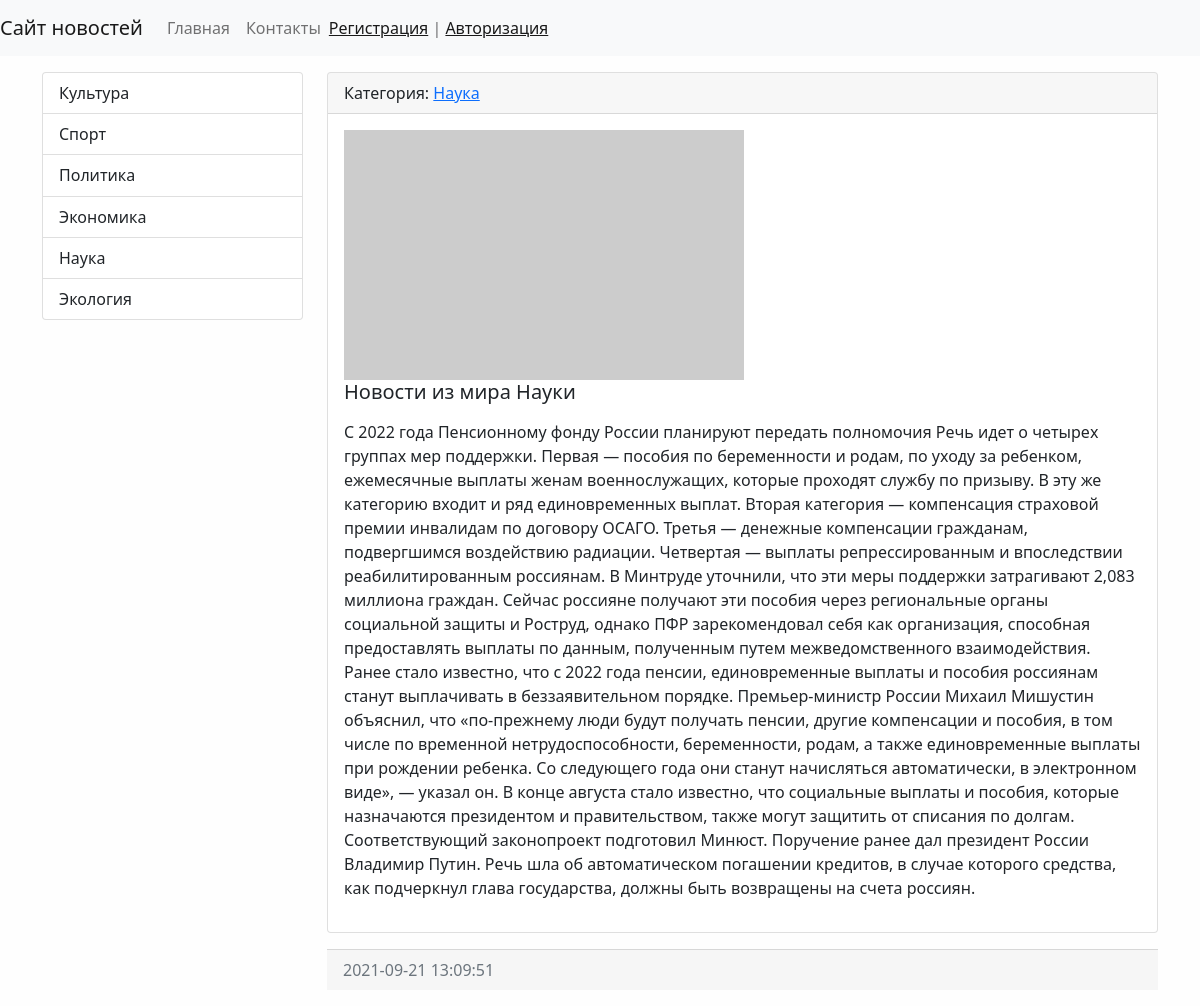
The page /news/1/ on the database its author committed.
### news/models.py (models this page shows, shortened)
class Category(models.Model):
    title = models.CharField(max_length=150, db_index=True, verbose_name='Наименование категории')
    def get_absolute_url(self):
        return reverse('category', kwargs={'category_id': self.pk})
    def __str__(self):
        return self.title
    class Meta:
        verbose_name = 'Категория'
        verbose_name_plural = 'Категории'
        ordering = ['title']

class News(models.Model):
    title = models.CharField(max_length=150, verbose_name='Наименование')
    content = models.TextField(blank=True, verbose_name='Контент')
    created_at = models.DateTimeField(auto_now_add=True, verbose_name='Дата создания')
    updated_at = models.DateTimeField(auto_now=True, verbose_name='Дата обновления')
    photo = models.ImageField(upload_to='photos/%Y/%m/%d/', verbose_name='Фото', blank=True)
    is_published = models.BooleanField(default=True, verbose_name='Опубликовано')
    category = models.ForeignKey('Category', on_delete=models.PROTECT, verbose_name='Категория')
    views = models.IntegerField(default=0)
    class Meta:
        verbose_name = 'Новость'
        verbose_name_plural = 'Новости'
        ordering = ['created_at']

### news/views.py (the view)
# urls.py: path('news/<int:pk>/', ViewNews.as_view(), name='view_news'),
class ViewNews(DetailView):
    model = News
    context_object_name = 'news_item'

### news/templatetags/news_tags.py (called while the page is built)
@register.inclusion_tag('news/list_categories.html')
def show_categories(arg1='Hello', arg2='world'):
    categories = Category.objects.annotate(cnt=Count('news', filter=F('news__is_published'))).filter(cnt__gt=0)
    return {"categories": categories, "arg1": arg1, "arg2": arg2}

### news/templates/news/news_detail.html (shortened to what this page needs)
{% extends 'base.html' %}
{% block sidebar %}
  {% include 'inc/_sidebar.html' %}
{% endblock %}
{% block content %}
<div class="card mb-3">
  <div class="card-header">
    Категория: <a href="{{ news_item.category.get_absolute_url }}">{{ news_item.category }}</a>
</div>
<div class="card-body">
    {% if item.photo %}
        <img src="{{ item.photo.url }}" alt="" width="350"  class="float-left mr-3">
    {% else %}
        <img src="https://picsum.photos/id/400/250/200/?blur=2" alt="" class="float-left mr-3">
    {% endif  %}
      <h5 class="card-title">{{ news_item.title }}</h5>
      <p class="card-text">{{ news_item.content|safe|linebreaks }}</p>
    </div>
  </div>
  <div class="card-footer text-muted">
    {{ news_item.created_at|date:"Y-m-d H:m:s" }}
  </div>
{% endblock %}

### news/templates/news/list_categories.html
<div class="list-group">
  {% for item in categories %}
     <a href="{{ item.get_absolute_url }}" class="list-group-item
      list-group-item-action">{{ item.title }}<span class="badge badge-primary
      badge-pill">{{ item.cnt }}</span></a>
  {% endfor %}
</div>

### newssite/static/css/style.css (style rules this page uses)
body { background-color: #fefefe; }

### rows shown on the page
Category: title "Культура"
Category: title "Спорт"
Category: title "Политика"
Category: title "Экономика"
Category: title "Наука"
Category: title "Экология"
News: category "Наука", title "Новости из мира Науки", content "С 2022 года Пенсионному фонду России планируют передать полномочия Речь идет о четырех группах мер поддержки. Первая — пособия по беременности и родам, по уходу за ребенком, ежемесячные выплаты женам военнослужащих, которые проходят службу по призыву. В эту же категорию входит и ряд единовременных выплат. Вторая категория — компенсация страховой премии инвалидам по договору ОСАГО. Третья — денежные компенсации гражданам, подвергшимся воздействию радиации. Четвертая — выплаты репрессированным и впоследствии реабилитированным россиянам. В Минтруде уточнили, что эти меры поддержки затрагивают 2,083 миллиона граждан. Сейчас россияне получают эти пособия через региональные органы социальной…", created_at "2021-09-21 13:09:51"
